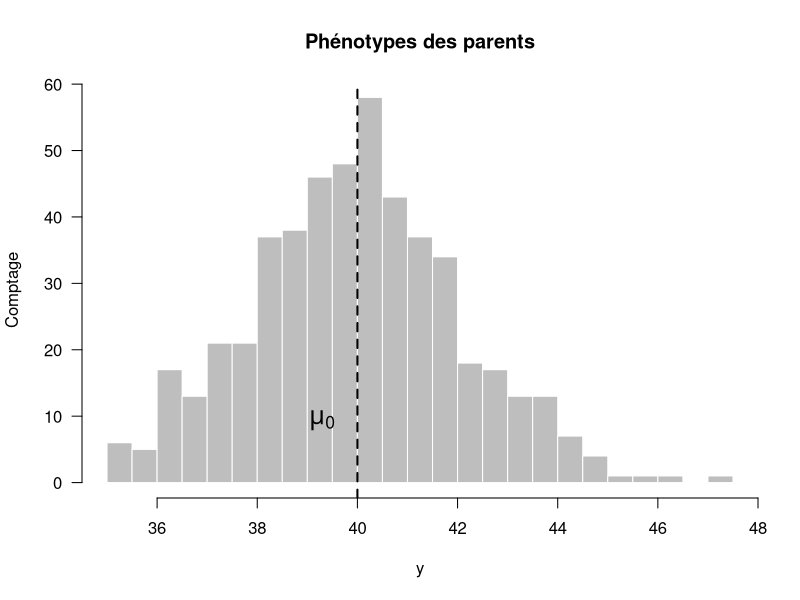
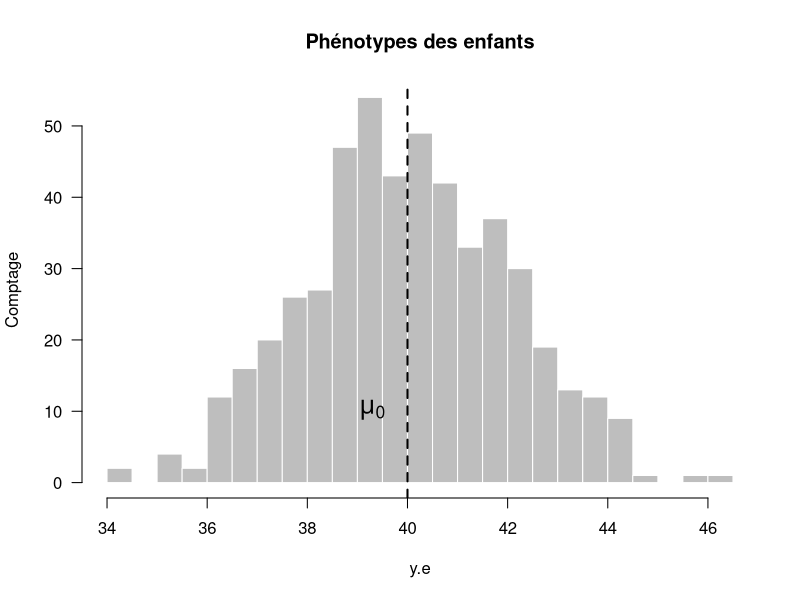
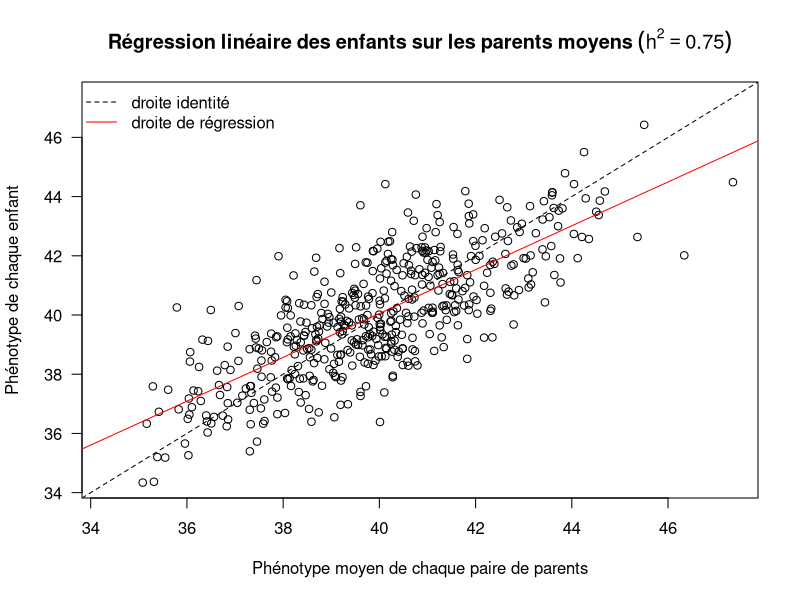
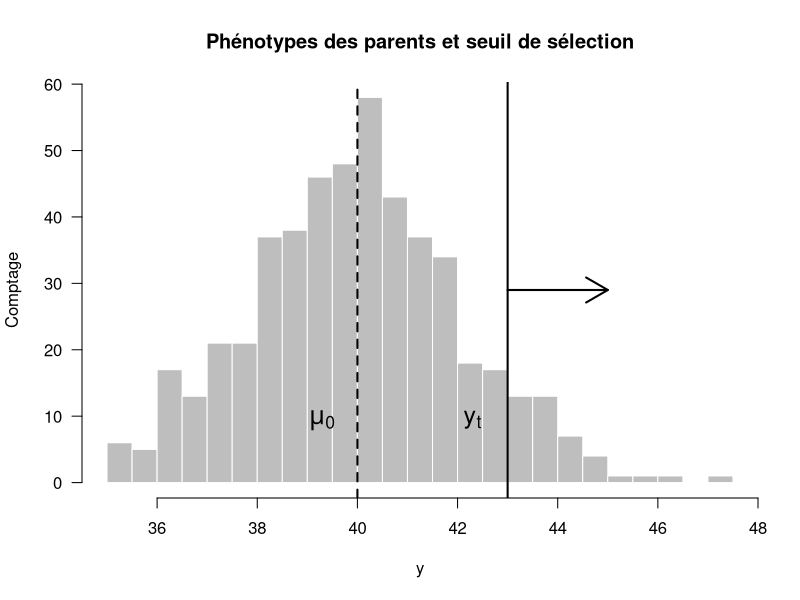
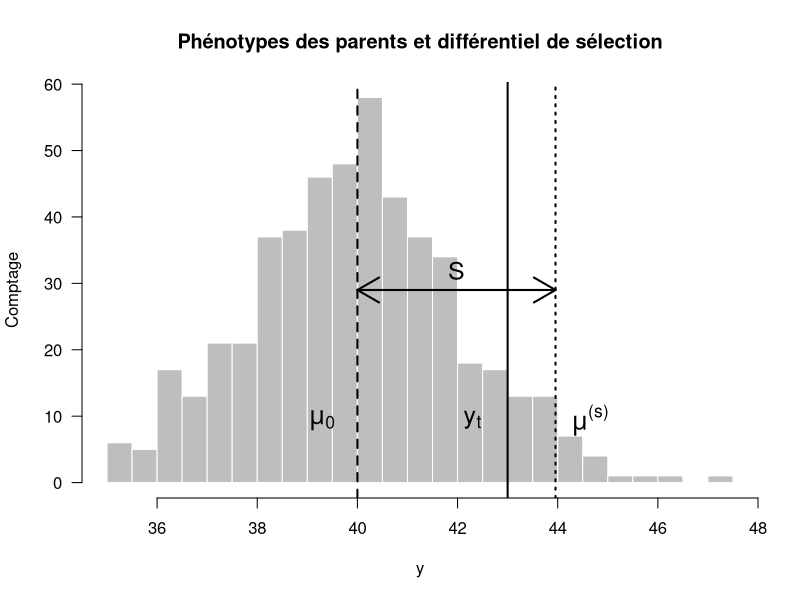
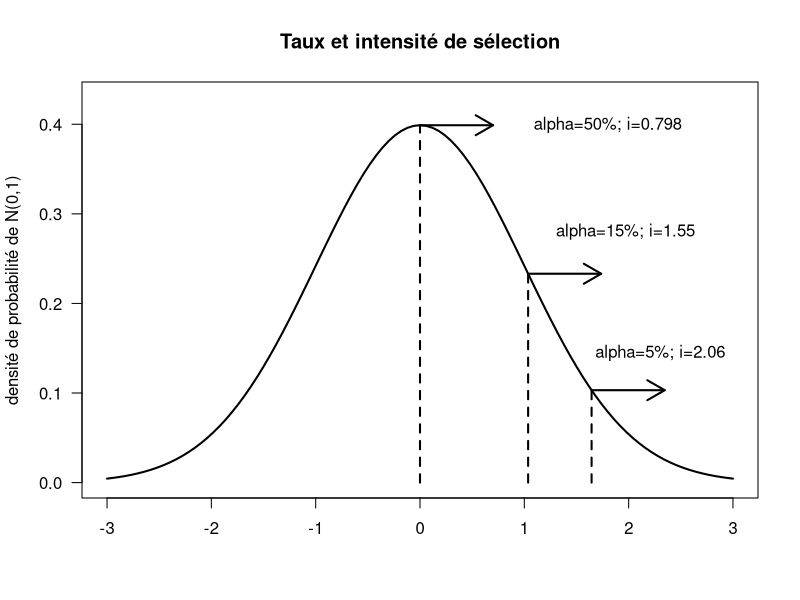
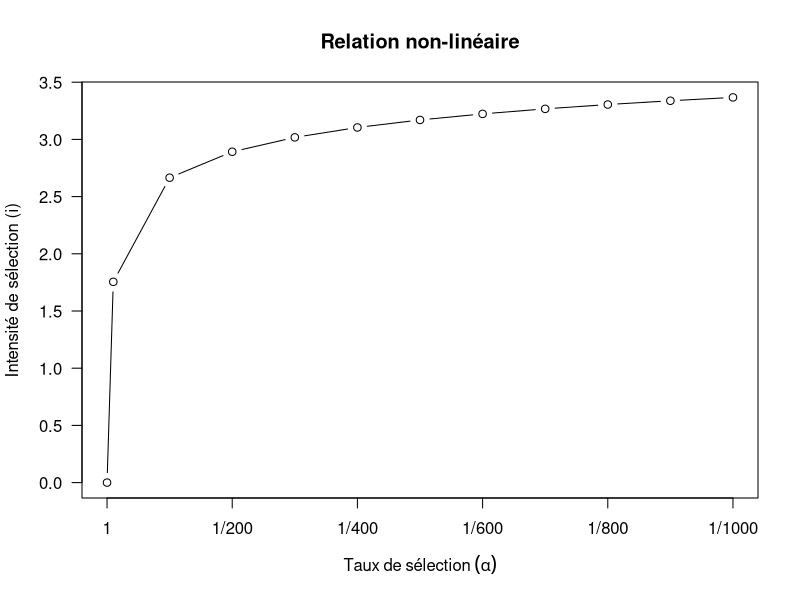
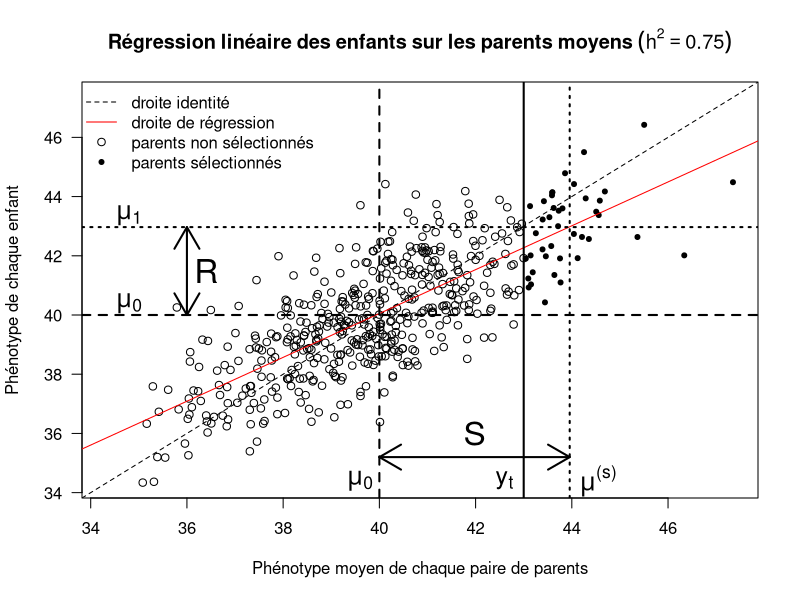

Source code (R) for these figures, in order:
## ---- chunk 1
R.v.maj <- as.numeric(R.version$major)
R.v.min.1 <- as.numeric(strsplit(R.version$minor, "\\.")[[1]][1])
if(R.v.maj < 2 || (R.v.maj == 2 && R.v.min.1 < 15))
  stop("requires R >= 2.15", call.=FALSE)

suppressPackageStartupMessages(library(knitr))
opts_chunk$set(echo=TRUE, warning=TRUE, message=TRUE, cache=FALSE, fig.align="center")

options(digits=3)
## ---- chunk 2
suppressPackageStartupMessages(library(MASS))
## ---- chunk 3
set.seed(1859)
I <- 500
J <- 1
N <- I * J
mu.0 <- 40
mean.midparents <- mu.0
mean.offsprings <- mu.0
sigma.a2 <- 3
sigma2 <- 1
var.midparents <- sigma.a2 + sigma2
var.offsprings <- sigma.a2 + sigma2
(h2 <- sigma.a2 / (sigma.a2 + sigma2))
covar.midpar.off <- h2 * var.midparents
Sigma <- matrix(c(var.midparents, covar.midpar.off,
                  covar.midpar.off, var.offsprings),
                nrow=2, ncol=2)
all.y <- mvrnorm(n=N, mu=c(mean.midparents, mean.offsprings),
                 Sigma=Sigma)
y <- all.y[,1] # mid-parents
y.e <- all.y[,2] # offsprings
## ---- chunk 4
tmp <- hist(x=y, breaks="FD",
            col="grey", border="white", las=1,
            main="Phénotypes des parents", ylab="Comptage")
y1 <- quantile(tmp$counts, 0.35)
abline(v=mu.0, lty=2, lwd=2)
text(x=mu.0-0.7, y=y1, labels=expression(mu["0"]), cex=1.5)
tmp <- hist(x=y.e, breaks="FD",
            col="grey", border="white", las=1,
            main="Phénotypes des enfants", ylab="Comptage")
y.e1 <- quantile(tmp$counts, 0.35)
abline(v=mu.0, lty=2, lwd=2)
text(x=mu.0-0.7, y=y.e1, labels=expression(mu["0"]), cex=1.5)
## ---- chunk 5
lang <- "fr"
xylim <- range(c(y, y.e))
plot(x=y, y=y.e, las=1, pch=1,
     xlim=xylim, ylim=xylim,
     xlab=ifelse(lang == "fr",
                 "Phénotype moyen de chaque paire de parents",
                 "Average phenotypes of each parental pair"),
     ylab=ifelse(lang == "fr",
                 "Phénotype de chaque enfant",
                 "Phenotypes of each offspring"))
if(lang == "fr"){
  title(main=bquote(bold(Régression~linéaire~des~enfants~sur~les~parents~moyens)~(h^2==.(h2))))
} else
  title(main=bquote(bold(Linear~regression~of~offsprings~on~average~parents)~(h^2==.(h2))))
abline(a=0, b=1, lty=2)
abline(lm(y.e ~ y), col="red")
legend("topleft",
       legend=c(ifelse(lang == "fr", "droite identité",
                       "identity line"),
                ifelse(lang == "fr", "droite de régression",
                       "regression line")),
       lty=c(2,1), pch=c(-1,-1), col=c("black","red"), bty="n")
## ---- chunk 6
tmp <- hist(x=y, breaks="FD",
            col="grey", border="white", las=1,
            main="Phénotypes des parents et seuil de sélection",
            ylab="Comptage")
y2 <- 0.5*max(tmp$counts)
abline(v=mu.0, lty=2, lwd=2)
text(x=mu.0-0.7, y=y1, labels=expression(mu["0"]), cex=1.5)
y.t <- 43
abline(v=y.t, lty=1, lwd=2)
text(x=y.t-0.7, y=y1, labels=expression("y"["t"]), cex=1.5)
arrows(x0=y.t, y0=y2, x1=y.t+2, y1=y2, lwd=2)
## ---- chunk 7
sum(is.sel <- (y >= y.t))
(mu.s <- mean(y[is.sel]))
(S <- mu.s - mu.0)
## ---- chunk 8
tmp <- hist(x=y, breaks="FD", col="grey", border="white", las=1,
            main="Phénotypes des parents et différentiel de sélection",
            ylab="Comptage")
abline(v=mu.0, lty=2, lwd=2)
text(x=mu.0-0.7, y=y1, labels=expression(mu["0"]), cex=1.5)
y.t <- 43
abline(v=y.t, lty=1, lwd=2)
text(x=y.t-0.7, y=y1, labels=expression("y"["t"]), cex=1.5)
abline(v=mu.s, lty=3, lwd=2)
text(x=mu.s+0.7, y=y1, labels=expression(mu^"(s)"), cex=1.5)
arrows(x0=mu.0, y0=y2,
       x1=mu.s, y1=y2, lwd=2, code=3)
text(x=mu.0+(S/2), y=1.1*y2, labels="S", cex=1.5)
## ---- chunk 9
(alpha <- sum(is.sel) / length(y))
## ---- chunk 10
alpha <- c(0.01, 0.05, 0.1, 0.15, 0.2, 0.5) # from 1% to 50%
z <- qnorm(p=alpha, mean=0, sd=1, lower.tail=FALSE)
phi.z <- dnorm(x=z, mean=0, sd=1)
(i <- phi.z / alpha)
## ---- chunk 11
curve(expr=dnorm(x, mean=0, sd=1), from=-3, to=3,
      main="Taux et intensité de sélection",
      xlab="",
      ylab="densité de probabilité de N(0,1)",
      ylim=c(0, 0.43),
      las=1, col="black", lwd=2)
idx <- which(alpha %in% 0.05)
lines(x=c(z[idx], z[idx]), y=c(0,phi.z[idx]), lwd=2, lty=2)
arrows(x0=z[idx], y0=phi.z[idx], x1=z[idx]+0.7, lwd=2, length=0.2)
text(x=z[idx]*1.4, y=phi.z[idx]*1.4,
     labels=paste0("alpha=", format(100*alpha[idx], digits=2), "%",
                   "; i=", format(i[idx], digits=3)))
idx <- which(alpha %in% 0.15)
lines(x=c(z[idx], z[idx]), y=c(0,phi.z[idx]), lwd=2, lty=2)
arrows(x0=z[idx], y0=phi.z[idx], x1=z[idx]+0.7, lwd=2, length=0.2)
text(x=z[idx]*1.9, y=phi.z[idx]*1.2,
     labels=paste0("alpha=", format(100*alpha[idx], digits=2), "%",
                   "; i=", format(i[idx], digits=3)))
idx <- which(alpha %in% 0.50)
lines(x=c(z[idx], z[idx]), y=c(0,phi.z[idx]), lwd=2, lty=2)
arrows(x0=z[idx], y0=phi.z[idx], x1=z[idx]+0.7, lwd=2, length=0.2)
text(x=z[idx]+1.8, y=phi.z[idx],
     labels=paste0("alpha=", format(100*alpha[idx], digits=2), "%",
                   "; i=", format(i[idx], digits=3)))
## ---- chunk 12
alpha2i <- function(alpha){
  return(dnorm(x=qnorm(p=alpha, mean=0, sd=1, lower.tail=FALSE),
               mean=0, sd=1) /
         alpha)
}
values.alpha <- c(1/10, 1 / (100 * seq(1, 10, by=1)))
values.i <- alpha2i(values.alpha)
values.alpha <- c(1, values.alpha)
values.i <- c(0, values.i)
ticks.x <- c(0, 0.10, seq(1, 10, by=1))
plot(x=ticks.x, y=values.i, type="b", las=1,
     xaxt="n",
     xlab=expression(Taux~de~sélection~(alpha)),
     ylab="Intensité de sélection (i)",
     main="Relation non-linéaire")
axis(side=1, at=ticks.x[c(1, seq(4,12,by=2))],
     labels=c("1", "1/200", "1/400", "1/600", "1/800", "1/1000"))
## ---- chunk 13
(mu.1 <- mean(y.e[is.sel]))
(R <- mu.1 - mu.0)
## ---- chunk 14
lang <- "fr"
plot(x=y, y=y.e, las=1, type="n",
     xlim=xylim, ylim=xylim,
     xlab=ifelse(lang == "fr",
                 "Phénotype moyen de chaque paire de parents",
                 "Average phenotypes of each parental pair"),
     ylab=ifelse(lang == "fr",
                 "Phénotype de chaque enfant",
                 "Phenotypes of each offspring"))
if(lang == "fr"){
  title(main=bquote(bold(Régression~linéaire~des~enfants~sur~les~parents~moyens)~(h^2==.(h2))))
} else
  title(main=bquote(bold(Linear~regression~of~offsprings~on~average~parents)~(h^2==.(h2))))
points(x=y[! is.sel], y=y.e[! is.sel], pch=1)
points(x=y[is.sel], y=y.e[is.sel], pch=20)
abline(a=0, b=1, lty=2)
abline(lm(y.e ~ y), col="red")
legend("topleft",
       legend=c(ifelse(lang == "fr", "droite identité",
                       "identity line"),
                ifelse(lang == "fr", "droite de régression",
                       "regression line"),
                ifelse(lang == "fr", "parents non sélectionnés",
                       "unselected parents"),
                ifelse(lang == "fr", "parents sélectionnés",
                       "selected parents")),
       lty=c(2,1,0,0), pch=c(-1,-1,1,20), col=c("black","red","black"),
       bty="n")
abline(v=mu.0, lty=2, lwd=2)
text(x=mu.0-0.4, y=34.4, labels=expression(mu["0"]), cex=1.5)
abline(h=mu.0, lty=2, lwd=2)
text(x=34.8, y=mu.0+0.4, labels=expression(mu["0"]), cex=1.5)
abline(v=y.t, lty=1, lwd=2)
text(x=y.t-0.4, y=34.4, labels=expression("y"["t"]), cex=1.5)
abline(v=mu.s, lty=3, lwd=2)
text(x=mu.s+0.6, y=34.4, labels=expression(mu^"(s)"), cex=1.5)
arrows(x0=mu.0, y0=35.2,
       x1=mu.s, y1=35.2, lwd=2, code=3)
text(x=mu.0+(S/2), y=36, labels="S", cex=2)
abline(h=mu.1, lty=3, lwd=2)
text(x=34.8, y=mu.1+0.4, labels=expression(mu["1"]), cex=1.5)
arrows(x0=36, y0=mu.0,
       x1=36, y1=mu.1, lwd=2, code=3)
text(x=36.4, y=mu.0+(R/2), labels="R", cex=2)
## mtext("T. Flutre (INRA)", side=1, line=3.5, at=47, cex=0.8)
## ---- chunk 15
print(sessionInfo(), locale=FALSE)
